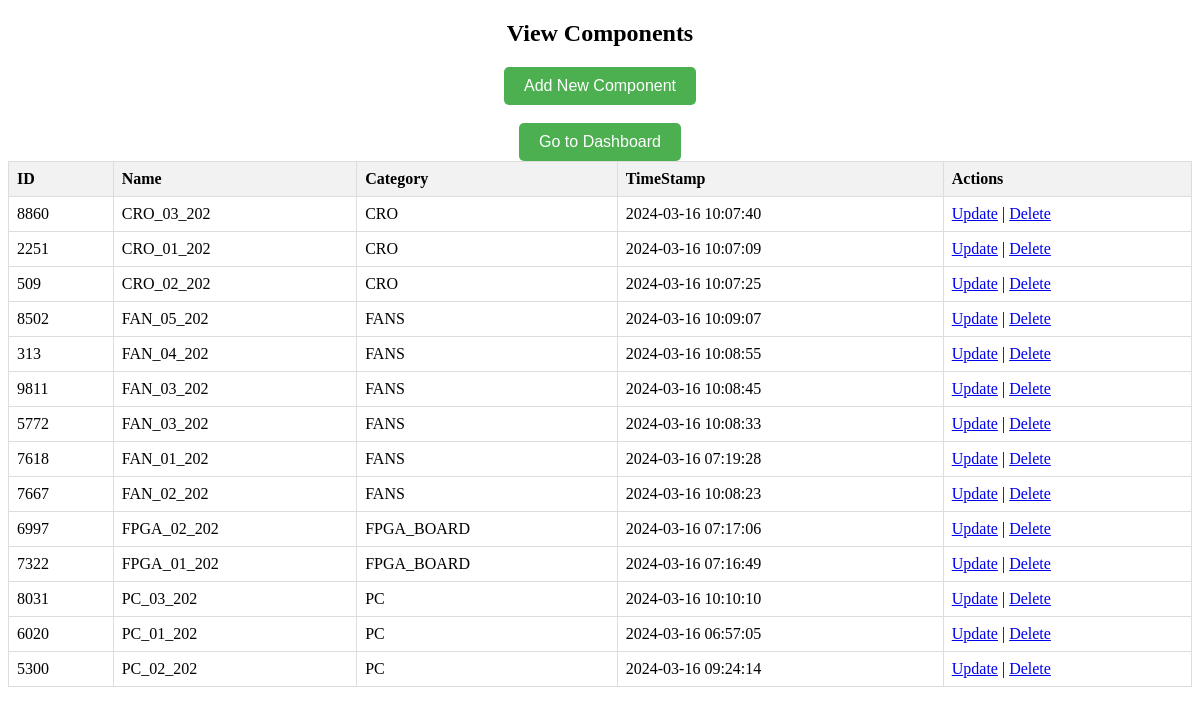
The page /view_components.php (signed in) on the database its author committed.
### tables this page shows
CREATE TABLE `components` (
  `id` int(11) NOT NULL,
  `name` varchar(255) NOT NULL,
  `category` varchar(100) DEFAULT NULL,
  `last_entry_date` timestamp NOT NULL DEFAULT current_timestamp(),
  `lab_no` varchar(50) DEFAULT NULL
);

### view_components.php (the view, shortened to what this page needs)
<!DOCTYPE html>
<html lang="en">
<head>
</head>
<body>
    <div class="container">
    <h2>View Components</h2>
    <button onclick="window.location.href = 'edit_components.php';" class="btn">Add New Component</button><br><br>
    <form method="get" action="dashboard.php">
        <button type="submit" class="btn">Go to Dashboard</button>
    </form>
    </div>
    <?php
include_once 'db_connect.php';
function fetchComponentsByLabNo($conn, $lab_no) {
    $sql = "SELECT * FROM components WHERE lab_no = '$lab_no' ORDER BY category";
    $result = $conn->query($sql);
    if ($result->num_rows > 0) {
        echo "<table>";
        echo "<tr><th>ID</th><th>Name</th><th>Category</th><th>TimeStamp</th><th>Actions</th></tr>";
        while($row = $result->fetch_assoc()) {
            echo "<tr>";
            echo "<td>" . $row["id"]. "</td>";
            echo "<td>" . $row["name"]. "</td>";
            echo "<td>" . $row["category"]. "</td>";
            echo "<td>" . $row["last_entry_date"]. "</td>";
            echo "<td><a href='edit_components.php?action=update&id=" . $row["id"] . "'>Update</a> | <a href='edit_components.php?action=delete&id=" . $row["id"] . "'>Delete</a></td>";
            echo "</tr>";
        }
        echo "</table>";
    } else {
        echo "0 results";
    }
}
if (isset($_SESSION['lab_no'])) {
    $lab_no = $_SESSION['lab_no'];
    fetchComponentsByLabNo($conn, $lab_no);
} else {
    echo "Lab number not set in session.";
}
?>
</body>
</html>

### view_components.php (style rules this page uses)
table { border-collapse: collapse; width: 100%; }
th, td { border: 1px solid #dddddd; text-align: left; padding: 8px; }
th { background-color: #f2f2f2; }
.btn { display: inline-block; padding: 10px 20px; background-color: #4CAF50; color: white; text-align: center; text-decoration: none; font-size: 16px; border-radius: 5px; border: none; cursor: pointer; transition: background-color 0.3s; }
.container { text-align: center; }

### rows shown on the page
components: id "8860", name "CRO_03_202", category "CRO", last_entry_date "2024-03-16 10:07:40"
components: id "2251", name "CRO_01_202", category "CRO", last_entry_date "2024-03-16 10:07:09"
components: id "509", name "CRO_02_202", category "CRO", last_entry_date "2024-03-16 10:07:25"
components: id "8502", name "FAN_05_202", category "FANS", last_entry_date "2024-03-16 10:09:07"
components: id "313", name "FAN_04_202", category "FANS", last_entry_date "2024-03-16 10:08:55"
components: id "9811", name "FAN_03_202", category "FANS", last_entry_date "2024-03-16 10:08:45"
components: id "5772", name "FAN_03_202", category "FANS", last_entry_date "2024-03-16 10:08:33"
components: id "7618", name "FAN_01_202", category "FANS", last_entry_date "2024-03-16 07:19:28"
components: id "7667", name "FAN_02_202", category "FANS", last_entry_date "2024-03-16 10:08:23"
components: id "6997", name "FPGA_02_202", category "FPGA_BOARD", last_entry_date "2024-03-16 07:17:06"
components: id "7322", name "FPGA_01_202", category "FPGA_BOARD", last_entry_date "2024-03-16 07:16:49"
components: id "8031", name "PC_03_202", category "PC", last_entry_date "2024-03-16 10:10:10"
components: id "6020", name "PC_01_202", category "PC", last_entry_date "2024-03-16 06:57:05"
components: id "5300", name "PC_02_202", category "PC", last_entry_date "2024-03-16 09:24:14"
